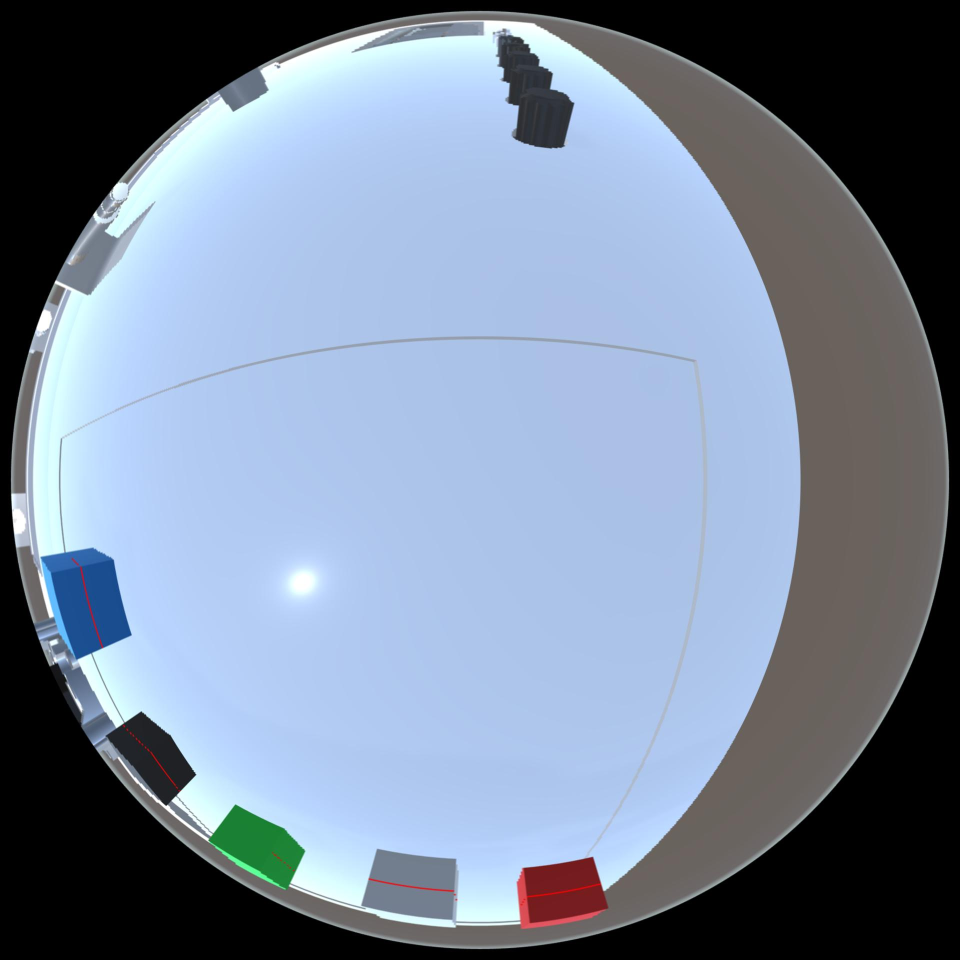
%> input picture MatlabProject/组合1_2.jpg, 1920 x 1920 px (shown at 1/2 size)
$ octave ADuiBi_Grayscale_Threshold3.m   (GNU Octave 9; MATLAB toolbox functions it lacks are replaced by stand-ins)
%> lines starting %> are read from the running program, lines starting %| are printed output that depends on the picture; in (x1, y1, x2, y2) boxes, pixels count from 0 and x2, y2 are one past the last pixel; in counts of white or black regions, pixels touching at a corner belong together; the program's own positions count from 1
%%固定灰度阈值选取亮度高点


% 读取图像
image = imread('组合1_2.jpg');  % 替换为你的图像文件路径
%> image is the input picture: size 1920x1920x3 uint8; mean R, G, B 119.9, 133.7, 153.5
se = strel('disk', 7); % 使用较小的结构元素

% 如果是彩色图像，转换为灰度图像
if size(image, 3) == 3
    imgg = rgb2gray(image);
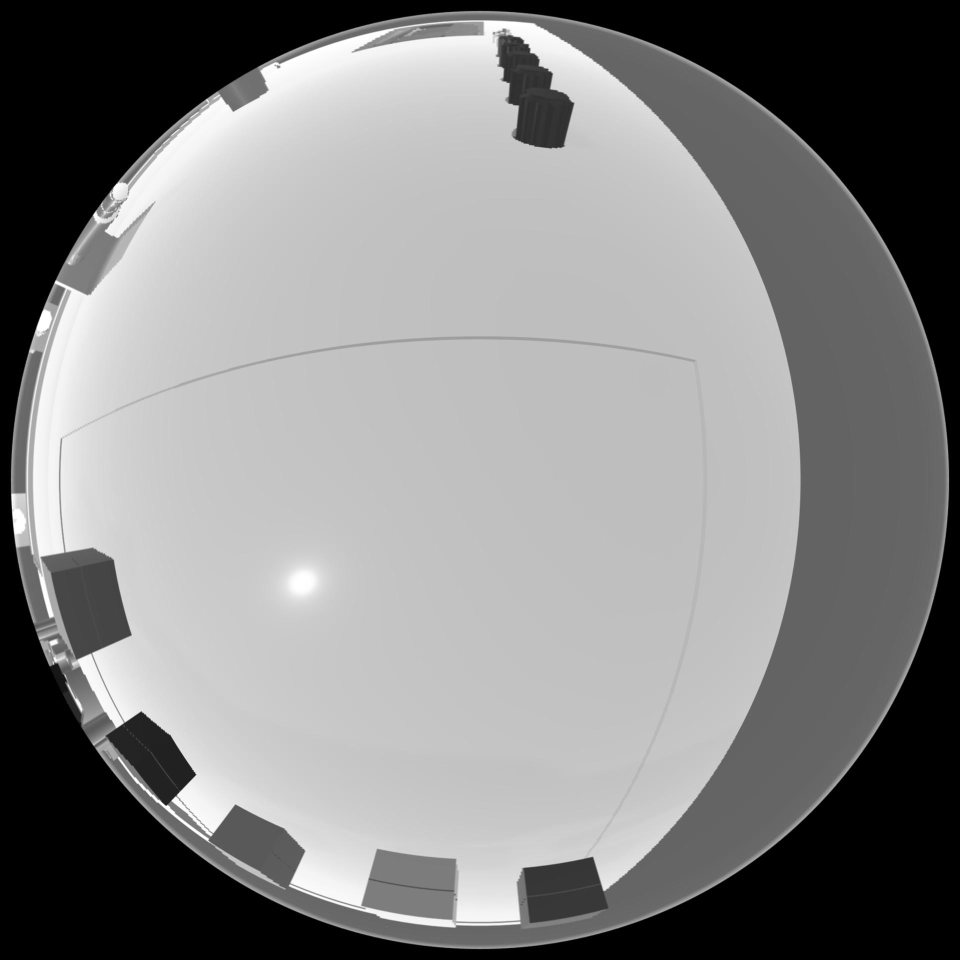
%> imgg: size 1920x1920 uint8 (shown at 1/2 size); min 0, max 255, mean 131.8
end
% 搜寻图像中灰度值大于240的位置
threshold = 240;
binary_img5 = imgg > threshold;  % 大于240的位置变为1，其他为0
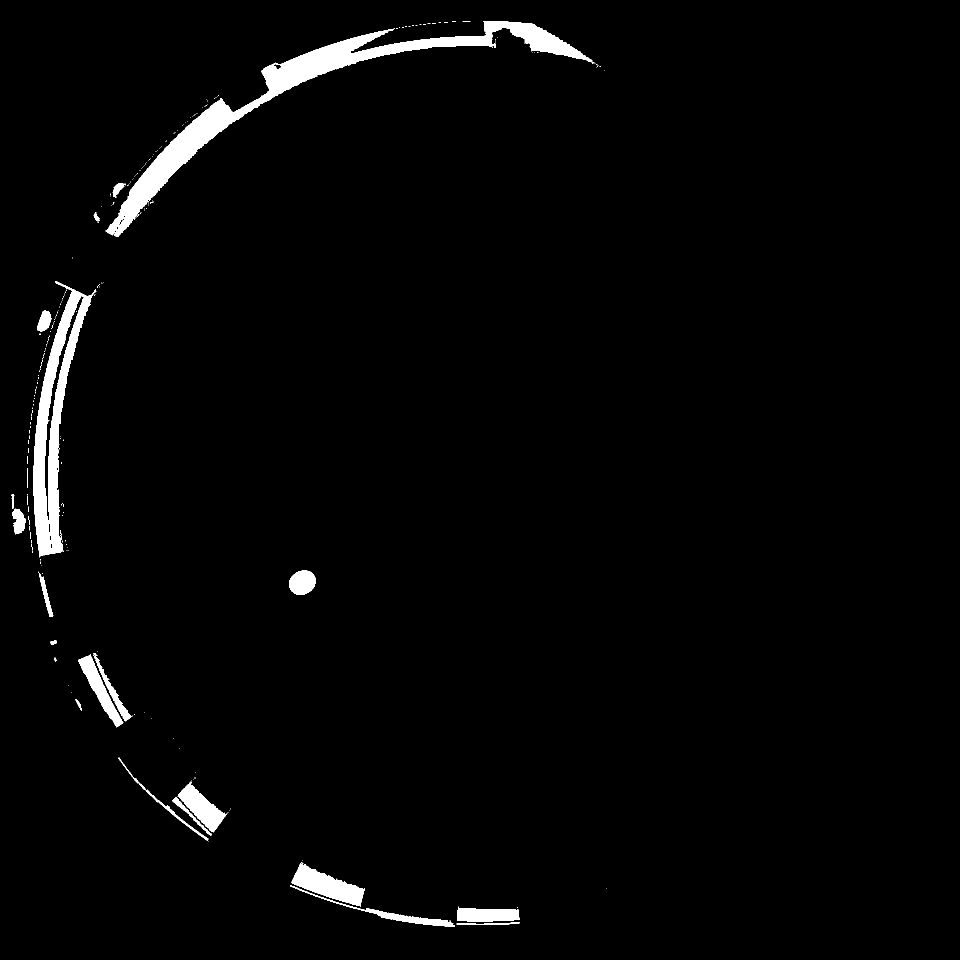
%> binary_img5: size 1920x1920 logical (shown at 1/2 size); 2.4% white; 245 white regions (222 under 20 px), largest, box (x1, y1, x2, y2) and area: (211, 42, 1188, 474) 38265, (67, 562, 193, 1115) 21281, (582, 1724, 730, 1813) 5637

% 对掩膜进行形态学操作（膨胀和腐蚀）
binary_img5 = imdilate(binary_img5, se);
%> binary_img5: size 1920x1920 logical; 4.2% white; 20 white regions, largest, box (x1, y1, x2, y2) and area: (205, 36, 1216, 480) 61581, (17, 556, 214, 1240) 46859, (574, 1715, 1046, 1860) 19731
binary_img5 = imerode(binary_img5, se);
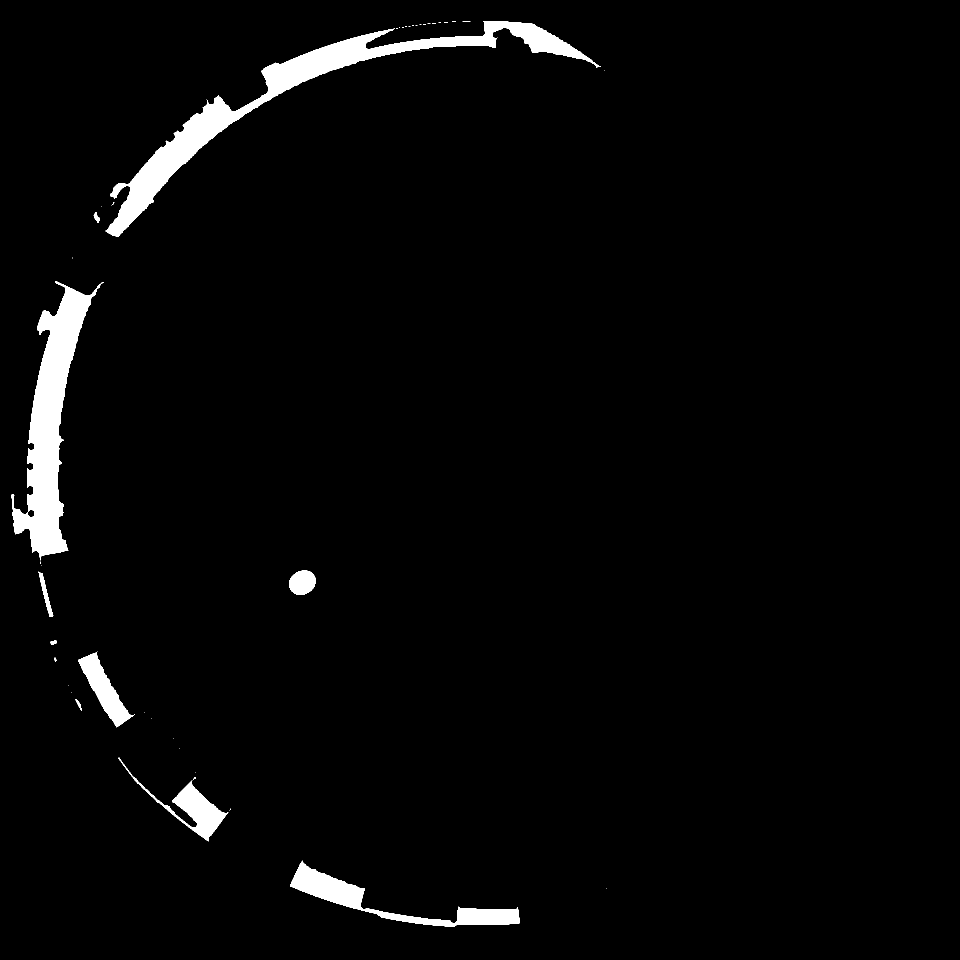
%> binary_img5: size 1920x1920 logical (shown at 1/2 size); 2.8% white; 43 white regions (32 under 20 px), largest, box (x1, y1, x2, y2) and area: (211, 42, 1202, 474) 41860, (23, 562, 208, 1121) 33980, (580, 1721, 1040, 1854) 12802

% 连通组件分析
cc6 = bwconncomp(binary_img5);
%> cc6 = 43 connected components

% 计算每个连通组件的像素数量
numPixels6 = cellfun(@numel, cc6.PixelIdxList);
%> numPixels6 = 43 values, max 41860 at index 14, min 1 at index 4, mean 2414.8

figure;
imshow(binary_img5);
% 设置要保留的最小和最大像素数量（根据需要调整）
minPixelCount6 = 10;   % 保留的最小尺寸
maxPixelCount6 = 5000; % 保留的最大尺寸

% 过滤掉不符合尺寸要求的组件
largeComponents1 = numPixels6 >= minPixelCount6 & numPixels6 <= maxPixelCount6;
%> largeComponents1 = 43 logical values, 8 true

% 创建一个新的二值图像，只保留符合尺寸要求的组件
cleanedImage6 = false(size(binary_img5));
for i = 1:length(largeComponents1)
    if largeComponents1(i)
        cleanedImage6(cc6.PixelIdxList{i}) = true;
    end
end
%> this loop made 43 passes
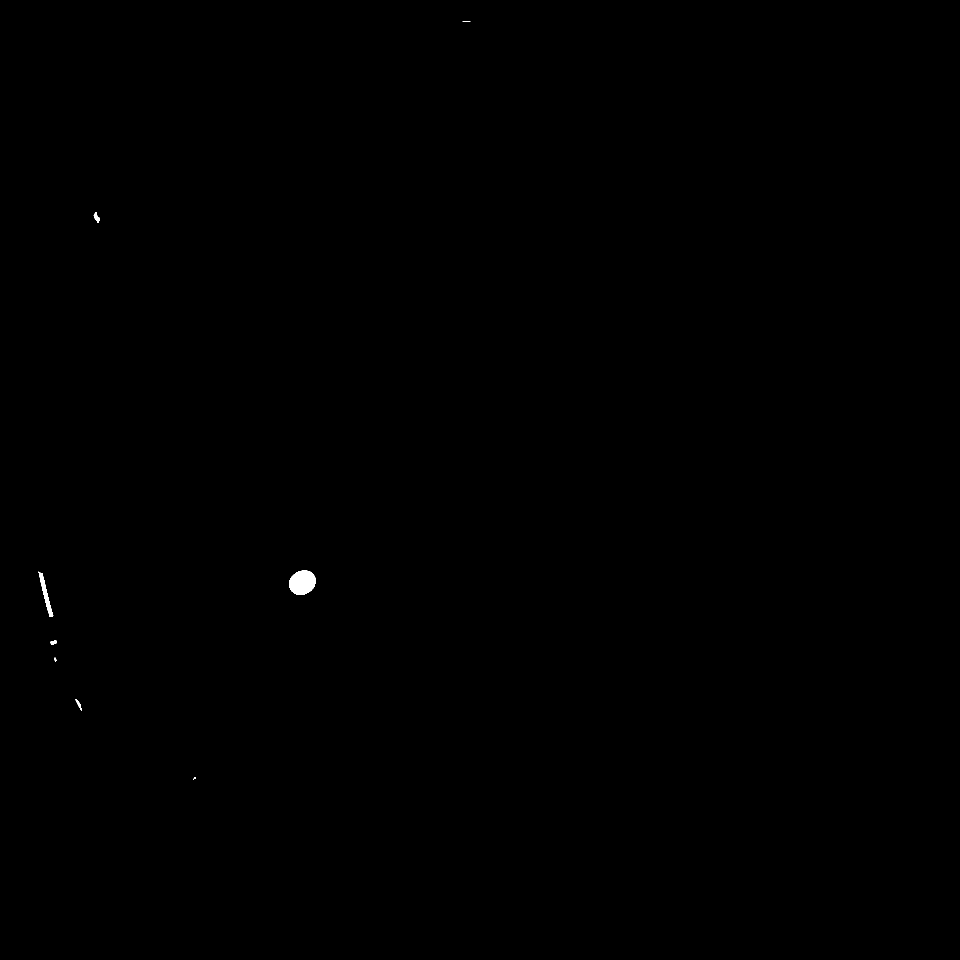
%> cleanedImage6: size 1920x1920 logical (shown at 1/2 size); 0.08% white; 8 white regions (2 under 20 px), largest, box (x1, y1, x2, y2) and area: (579, 1141, 632, 1190) 2043, (77, 1143, 107, 1234) 704, (187, 424, 200, 446) 138, (150, 1398, 164, 1422) 88, (101, 1280, 114, 1290) 83, (108, 1315, 114, 1323) 27
%显示二值图像
figure;
imshow(cleanedImage6);
title('二值图像 (灰度值大于240的点)');
